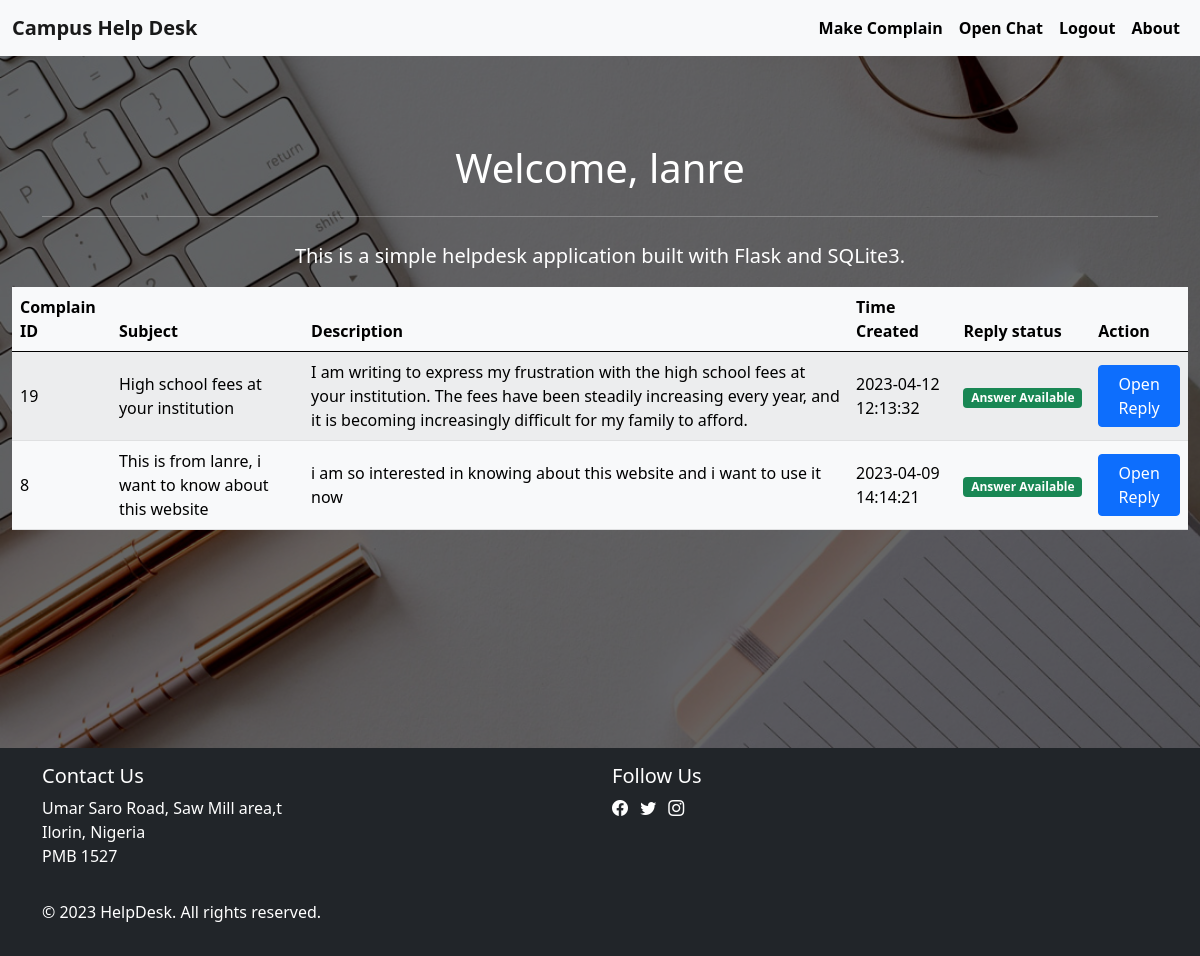
/ (signed in), run on the app's committed database.
### tables this page shows
CREATE TABLE users (
  id INTEGER PRIMARY KEY AUTOINCREMENT NOT NULL,
  username TEXT NOT NULL,
  hash TEXT NOT NULL
, is_admin INTEGER DEFAULT 0);

CREATE TABLE replies (
  id INTEGER PRIMARY KEY AUTOINCREMENT NOT NULL,
  complaint_id INTEGER NOT NULL,
  user_id INTEGER NOT NULL,
  message TEXT NOT NULL,
  created_at TIMESTAMP DEFAULT CURRENT_TIMESTAMP,
  FOREIGN KEY (complaint_id) REFERENCES complaints (id),
  FOREIGN KEY (user_id) REFERENCES users (id)
);

CREATE TABLE complaints (
  id INTEGER PRIMARY KEY AUTOINCREMENT NOT NULL,
  user_id INTEGER NOT NULL,
  subject TEXT NOT NULL,
  description TEXT NOT NULL,
  created_at TIMESTAMP DEFAULT CURRENT_TIMESTAMP,
  FOREIGN KEY (user_id) REFERENCES users (id)
);

### app.py (the view)
@app.route("/")
@login_required
def index():
    if "user_id" not in session:
        return redirect("/login")
    complaints = db.execute("SELECT c.subject, c.description, c.created_at, r.message, c.id as complaint_id, u.username, u.id as user_id FROM complaints c LEFT JOIN replies r ON c.id = r.complaint_id LEFT JOIN users u ON c.user_id = u.id WHERE c.user_id = :user_id ORDER BY c.created_at DESC", user_id=session["user_id"])
    """Show user profile"""
    user_info = db.execute("SELECT username FROM users WHERE id = :user_id", user_id=session["user_id"])
    return render_template("index.html", complaints=complaints, username=user_info[0]["username"])

### app.py (called while the page is built)
@app.after_request
def after_request(response):
    response.headers["Cache-Control"] = "no-cache, no-store, must-revalidate"
    response.headers["Expires"] = 0
    response.headers["Pragma"] = "no-cache"
    return response

### helpers.py (called while the page is built)
def login_required(f):
    @wraps(f)
    def decorated_function(*args, **kwargs):
        if session.get("user_id") is None:
            return redirect("/login")
        return f(*args, **kwargs)
    return decorated_function

### templates/index.html (shortened to what this page needs)
{% extends "layout.html" %}
{% block main %}
    <div class="container-fluid mt-5 py-5 text-white"
    style="background-image: url(../static/signup_login.jpg);
    min-height: 700px;
    background-position: center;
    background-size: cover;">
    <div class="container position-relative text-center">
      <div class="jumbotron mt-5">
          <h1>Welcome, {{ username }}</h1>
          <hr class="my-4">
          <p class="lead">This is a simple helpdesk application built with Flask and SQLite3.</p>
      </div>
    </div>
    {% if complaints %}
    <table class="table table-striped table-light position-relative">
      <thead class="thead-dark">
        <tr>
          <th>Complain ID</th>
          <th>Subject</th>
          <th>Description</th>
          <th>Time Created</th>
          <th>Reply status</th>
          <th>Action</th>
        </tr>
      </thead>
      <tbody>
        {% for complaint in complaints %}
        <tr class="align-middle">
          <td>{{ complaint.complaint_id}}</td>
          <td>{{ complaint.subject }}</td>
          <td>{{ complaint.description }}</td>
          <td>{{ complaint.created_at }}</td>
          <td>{% if complaint.message %}
              <span class="badge bg-success">Answer Available</span>
              {% else %}
              <span class="badge bg-warning text-dark">Waiting for admin</span>
              {% endif %}
          </td>
          <td>
            {% if complaint.message %}
              <a href="/open" class="btn btn-primary" type="submit">Open Reply</a>
            {% else %}
              <form action="/deletecomplaint" method="post">
                <input type="hidden" name="complaint_id" value="{{ complaint.complaint_id}}"/>
                <button class="btn btn-danger" type="submit">Delete Complaint</button>
              </form>
            {% endif %}
          </td>
        </tr>
        {% endfor %}
      </tbody>
    </table>
    {% else %}
    <p class="position-relative">No complaints found.</p>
    {% endif %}
    </div>
{% endblock %}

### templates/layout.html (shortened to what this page needs)
<!DOCTYPE html>
<html lang="en">
<head>
    <link rel="stylesheet" href="https://cdn.jsdelivr.net/npm/bootstrap-icons@1.10.4/font/bootstrap-icons.css">
    <link href="https://cdn.jsdelivr.net/npm/bootstrap@5.0.2/dist/css/bootstrap.min.css"
        rel="stylesheet"
>
</head>
<body>
    <header>
        <nav class="navbar navbar-expand-lg navbar-light bg-light fixed-top navbar-custom">
            <div class="container-fluid">
                <strong>
                    {% if session["is_admin"] %}
                    <a class="navbar-brand active" aria-current="page" href="/admin">Campus Help Desk</a>
                    {% else %}
                    <a class="navbar-brand active" aria-current="page" href="/">Campus Help Desk</a>
                    {% endif %}
                </strong>
                <div class="collapse navbar-collapse" id="navbarSupportedContent">
                    {% if session["user_id"] %}
                        <ul class="navbar-nav ms-auto mb-2 mb-lg-0">
                            {% if session["is_admin"] %}
                                <li class="nav-item">
                                    <strong><a class="nav-link" href="/admin">Admin Panel</a></strong>
                                </li>
                                {% else %}
                                <li class="nav-item">
                                    <strong><a class="nav-link" href="/complaints">Make Complain</a></strong>
                                </li>
                                <li class="nav-item">
                                    <strong><a class="nav-link" href="/open">Open Chat</a></strong>
                                </li>
                            {% endif %}
                            <li class="nav-item">
                                <strong><a class="nav-link" href="/logout">Logout</a></strong>
                            </li>
                            <li class="nav-item">
                                <strong><a class="nav-link" href="/about">About</a></strong>
                            </li>
                        </ul>
                    {% endif %}
                </div>
            </div>
        </nav>
    </header>
    <main class="position-relative">
        {% block main %}{% endblock %}
    </main>
    <footer class="container-fluid footer mt-auto py-3 bg-dark text-white position-relative">
            <div class="container-md">
              <div class="row">
                <div class="col-md-6">
                  <h5>Contact Us</h5>
                  <p>Umar Saro Road, Saw Mill area,t<br>Ilorin, Nigeria<br>PMB 1527</p>
                </div>
                <div class="col-md-6">
                  <h5>Follow Us</h5>
                  <ul class="list-inline">
                    <li class="list-inline-item"><a href="#" class="text-white"><i class="bi bi-facebook"></i></a></li>
                    <li class="list-inline-item"><a href="#" class="text-white"><i class="bi bi-twitter"></i></a></li>
                    <li class="list-inline-item"><a href="#" class="text-white"><i class="bi bi-instagram"></i></a></li>
                  </ul>
                </div>
              </div>
              <div class="row mt-3">
                <div class="col">
                  <p>&copy; 2023 HelpDesk. All rights reserved.</p>
                </div>
              </div>
            </div>
    </footer>
</body>
</html>

### templates/layout.html (style rules this page uses)
.navbar-custom { background-color: #fff; }
.navbar-expand-lg .navbar-nav .nav-link, .navbar-brand { color: #000; }

### data on the page
users: username "lanre"
replies: complaint_id "19", subject "High school fees at your institution", description "I am writing to express my frustration with the high school fees at your institution. The fees have been steadily increasing every year, and it is becoming increasingly difficult for my family to afford.", created_at "2023-04-12 12:13:32", shows "Answer Available", shows "Open Reply"
replies: complaint_id "8", subject "This is from lanre, i want to know about this website", description "i am so interested in knowing about this website and i want to use it now", created_at "2023-04-09 14:14:21", shows "Answer Available", shows "Open Reply"
